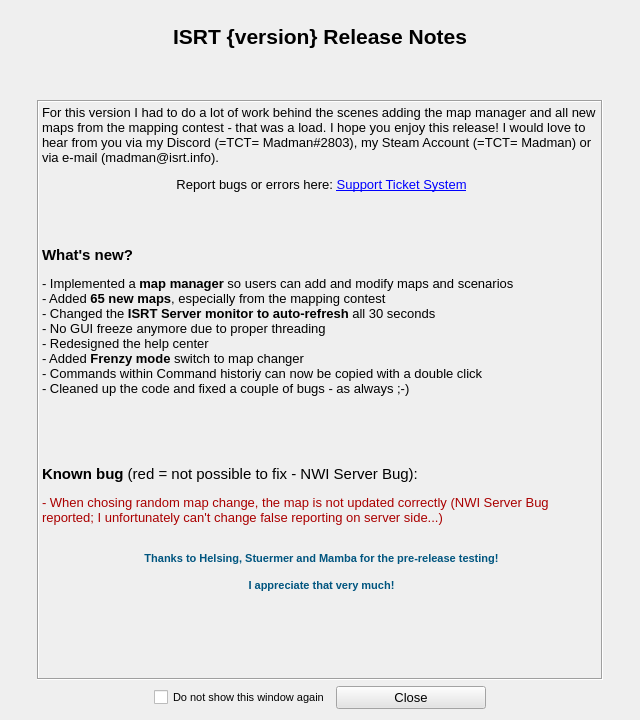
<?xml version="1.0" encoding="UTF-8"?>
<ui version="4.0">
 <class>rn_window</class>
 <widget class="QWidget" name="rn_window">
  <property name="geometry">
   <rect>
    <x>0</x>
    <y>0</y>
    <width>640</width>
    <height>720</height>
   </rect>
  </property>
  <property name="minimumSize">
   <size>
    <width>640</width>
    <height>720</height>
   </size>
  </property>
  <property name="maximumSize">
   <size>
    <width>640</width>
    <height>723</height>
   </size>
  </property>
  <property name="font">
   <font>
    <pointsize>10</pointsize>
   </font>
  </property>
  <property name="windowTitle">
   <string>Release Notes ISRT</string>
  </property>
  <property name="windowIcon">
   <iconset resource="../res.qrc">
    <normaloff>:/img/img/isrt.ico</normaloff>:/img/img/isrt.ico</iconset>
  </property>
  <layout class="QVBoxLayout" name="verticalLayout_2">
   <item>
    <layout class="QVBoxLayout" name="verticalLayout">
     <item>
      <spacer name="verticalSpacer">
       <property name="orientation">
        <enum>Qt::Vertical</enum>
       </property>
       <property name="sizeType">
        <enum>QSizePolicy::Fixed</enum>
       </property>
       <property name="sizeHint" stdset="0">
        <size>
         <width>20</width>
         <height>13</height>
        </size>
       </property>
      </spacer>
     </item>
     <item>
      <widget class="QLabel" name="rn_top_layer">
       <property name="text">
        <string>&lt;html&gt;&lt;head/&gt;&lt;body&gt;&lt;p align=&quot;center&quot;&gt;&lt;span style=&quot; font-size:16pt; font-weight:600;&quot;&gt;ISRT {version} Release Notes&lt;/span&gt;&lt;/p&gt;&lt;/body&gt;&lt;/html&gt;</string>
       </property>
       <property name="alignment">
        <set>Qt::AlignLeading|Qt::AlignLeft|Qt::AlignTop</set>
       </property>
      </widget>
     </item>
     <item>
      <spacer name="verticalSpacer_2">
       <property name="orientation">
        <enum>Qt::Vertical</enum>
       </property>
       <property name="sizeType">
        <enum>QSizePolicy::Fixed</enum>
       </property>
       <property name="sizeHint" stdset="0">
        <size>
         <width>20</width>
         <height>13</height>
        </size>
       </property>
      </spacer>
     </item>
     <item>
      <layout class="QHBoxLayout" name="horizontalLayout_2">
       <item>
        <spacer name="horizontalSpacer_3">
         <property name="orientation">
          <enum>Qt::Horizontal</enum>
         </property>
         <property name="sizeType">
          <enum>QSizePolicy::Fixed</enum>
         </property>
         <property name="sizeHint" stdset="0">
          <size>
           <width>20</width>
           <height>20</height>
          </size>
         </property>
        </spacer>
       </item>
       <item>
        <widget class="QLabel" name="rn_middle_layer">
         <property name="minimumSize">
          <size>
           <width>566</width>
           <height>580</height>
          </size>
         </property>
         <property name="maximumSize">
          <size>
           <width>566</width>
           <height>580</height>
          </size>
         </property>
         <property name="frameShape">
          <enum>QFrame::Box</enum>
         </property>
         <property name="frameShadow">
          <enum>QFrame::Sunken</enum>
         </property>
         <property name="text">
          <string>&lt;html&gt;&lt;head/&gt;&lt;body&gt;&lt;p&gt;For this version I had to do a lot of work behind the scenes adding the map manager and all new maps from the mapping contest - that was a load. I hope you enjoy this release! I would love to hear from you via my Discord (=TCT= Madman#2803), my Steam Account (=TCT= Madman) or via e-mail (madman@isrt.info).&lt;/p&gt;&lt;p align=&quot;center&quot;&gt;Report bugs or errors here: &lt;a href=&quot;https://www.isrt.info/?page_id=661&quot;&gt;&lt;span style=&quot; text-decoration: underline; color:#0000ff;&quot;&gt;Support Ticket System&lt;/span&gt;&lt;/a&gt;&lt;/p&gt;&lt;p align=&quot;center&quot;&gt;&lt;br/&gt;&lt;/p&gt;&lt;p&gt;&lt;span style=&quot; font-size:11pt; font-weight:600;&quot;&gt;What's new?&lt;/span&gt;&lt;/p&gt;&lt;p&gt;- Implemented a &lt;span style=&quot; font-weight:600;&quot;&gt;map manager&lt;/span&gt; so users can add and modify maps and scenarios&lt;br/&gt;- Added &lt;span style=&quot; font-weight:600;&quot;&gt;65 new maps&lt;/span&gt;, especially from the mapping contest&lt;br/&gt;- Changed the &lt;span style=&quot; font-weight:600;&quot;&gt;ISRT Server monitor to auto-refresh&lt;/span&gt; all 30 seconds&lt;br/&gt;- No GUI freeze anymore due to proper threading&lt;br/&gt;- Redesigned the help center&lt;br/&gt;- Added &lt;span style=&quot; font-weight:600;&quot;&gt;Frenzy mode&lt;/span&gt; switch to map changer&lt;br/&gt;- Commands within Command historiy can now be copied with a double click&lt;br/&gt;- Cleaned up the code and fixed a couple of bugs - as always ;-)&lt;br/&gt;&lt;/p&gt;&lt;p&gt;&lt;br/&gt;&lt;/p&gt;&lt;p&gt;&lt;span style=&quot; font-size:11pt; font-weight:600;&quot;&gt;Known bug &lt;/span&gt;&lt;span style=&quot; font-size:11pt;&quot;&gt;(red = not possible to fix - NWI Server Bug):&lt;/span&gt;&lt;/p&gt;&lt;p&gt;&lt;span style=&quot; color:#aa0000;&quot;&gt;- When chosing random map change, the map is not updated correctly (NWI Server Bug reported; I unfortunately can't change false reporting on server side...)&lt;/span&gt;&lt;br/&gt;&lt;/p&gt;&lt;p align=&quot;center&quot;&gt;&lt;span style=&quot; font-family:'Consolas','Courier New','monospace'; font-size:8pt; font-weight:600; color:#00557f;&quot;&gt;Thanks to Helsing, Stuermer and Mamba for the pre-release testing!&lt;/span&gt;&lt;/p&gt;&lt;p align=&quot;center&quot;&gt;&lt;span style=&quot; font-family:'Consolas','Courier New','monospace'; font-size:8pt; font-weight:600; color:#00557f;&quot;&gt;I appreciate that very much!&lt;/span&gt;&lt;br/&gt;&lt;/p&gt;&lt;p&gt;&lt;br/&gt;&lt;/p&gt;&lt;/body&gt;&lt;/html&gt;</string>
         </property>
         <property name="alignment">
          <set>Qt::AlignLeading|Qt::AlignLeft|Qt::AlignTop</set>
         </property>
         <property name="wordWrap">
          <bool>true</bool>
         </property>
         <property name="margin">
          <number>5</number>
         </property>
         <property name="textInteractionFlags">
          <set>Qt::LinksAccessibleByMouse|Qt::TextSelectableByMouse</set>
         </property>
        </widget>
       </item>
       <item>
        <spacer name="horizontalSpacer_4">
         <property name="orientation">
          <enum>Qt::Horizontal</enum>
         </property>
         <property name="sizeType">
          <enum>QSizePolicy::Fixed</enum>
         </property>
         <property name="sizeHint" stdset="0">
          <size>
           <width>20</width>
           <height>20</height>
          </size>
         </property>
        </spacer>
       </item>
      </layout>
     </item>
     <item>
      <layout class="QHBoxLayout" name="horizontalLayout">
       <item>
        <spacer name="horizontalSpacer_2">
         <property name="orientation">
          <enum>Qt::Horizontal</enum>
         </property>
         <property name="sizeHint" stdset="0">
          <size>
           <width>40</width>
           <height>20</height>
          </size>
         </property>
        </spacer>
       </item>
       <item>
        <widget class="QCheckBox" name="chkbx_show_rn">
         <property name="maximumSize">
          <size>
           <width>180</width>
           <height>16777215</height>
          </size>
         </property>
         <property name="font">
          <font>
           <pointsize>8</pointsize>
          </font>
         </property>
         <property name="text">
          <string>Do not show this window again</string>
         </property>
        </widget>
       </item>
       <item>
        <widget class="QPushButton" name="btn_rn_close">
         <property name="sizePolicy">
          <sizepolicy hsizetype="MinimumExpanding" vsizetype="Fixed">
           <horstretch>0</horstretch>
           <verstretch>0</verstretch>
          </sizepolicy>
         </property>
         <property name="minimumSize">
          <size>
           <width>150</width>
           <height>0</height>
          </size>
         </property>
         <property name="maximumSize">
          <size>
           <width>150</width>
           <height>16777215</height>
          </size>
         </property>
         <property name="toolTip">
          <string>Close Release Notes</string>
         </property>
         <property name="statusTip">
          <string>Close Release Notes</string>
         </property>
         <property name="layoutDirection">
          <enum>Qt::LeftToRight</enum>
         </property>
         <property name="styleSheet">
          <string notr="true">background-color:rgb(228, 228, 228)
</string>
         </property>
         <property name="text">
          <string>Close</string>
         </property>
        </widget>
       </item>
       <item>
        <spacer name="horizontalSpacer">
         <property name="orientation">
          <enum>Qt::Horizontal</enum>
         </property>
         <property name="sizeHint" stdset="0">
          <size>
           <width>40</width>
           <height>20</height>
          </size>
         </property>
        </spacer>
       </item>
      </layout>
     </item>
    </layout>
   </item>
  </layout>
 </widget>
 <resources>
  <include location="../res.qrc"/>
 </resources>
 <connections/>
</ui>
